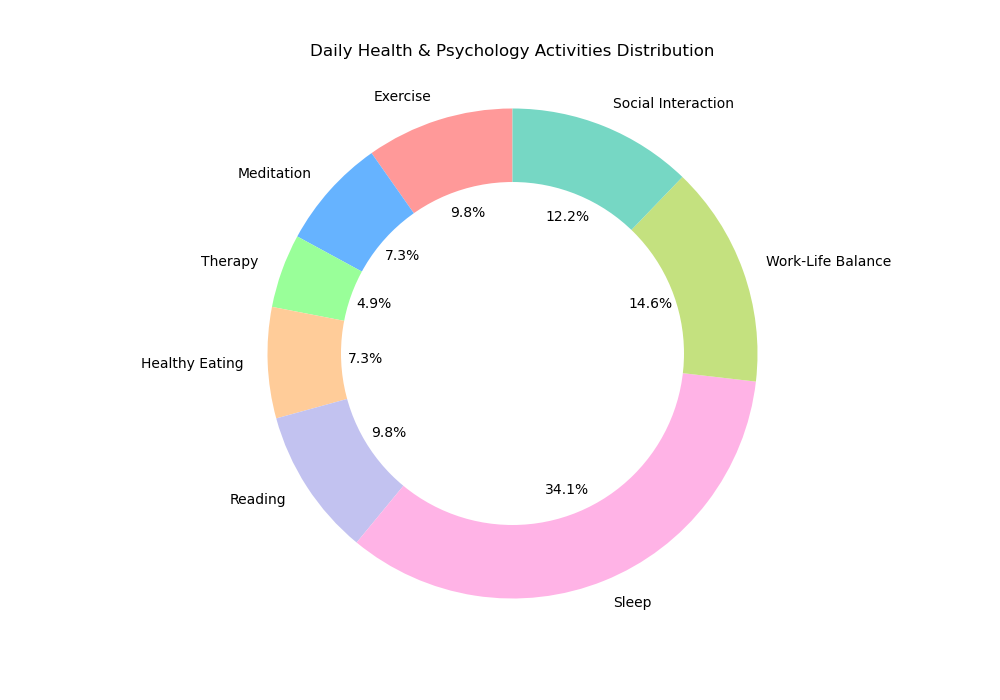

Write Python code to recreate this figure.

import matplotlib.pyplot as plt

# Data to plot
activities = ['Exercise', 'Meditation', 'Therapy', 'Healthy Eating', 'Reading', 'Sleep', 'Work-Life Balance', 'Social Interaction']
time_spent = [2.0, 1.5, 1.0, 1.5, 2.0, 7.0, 3.0, 2.5]
colors = ['#ff9999','#66b3ff','#99ff99','#ffcc99','#c2c2f0','#ffb3e6','#c4e17f','#76D7C4']

# Plot pie chart
plt.figure(figsize=(10, 7))
plt.pie(time_spent, labels=activities, colors=colors, autopct='%1.1f%%', startangle=90)

# Draw a circle at the center of pie to make it look like a donut
centre_circle = plt.Circle((0,0),0.70,fc='white')
fig = plt.gcf()
fig.gca().add_artist(centre_circle)

# Equal aspect ratio ensures that pie is drawn as a circle.
plt.axis('equal')

plt.title('Daily Health & Psychology Activities Distribution', pad=20)
plt.show()
